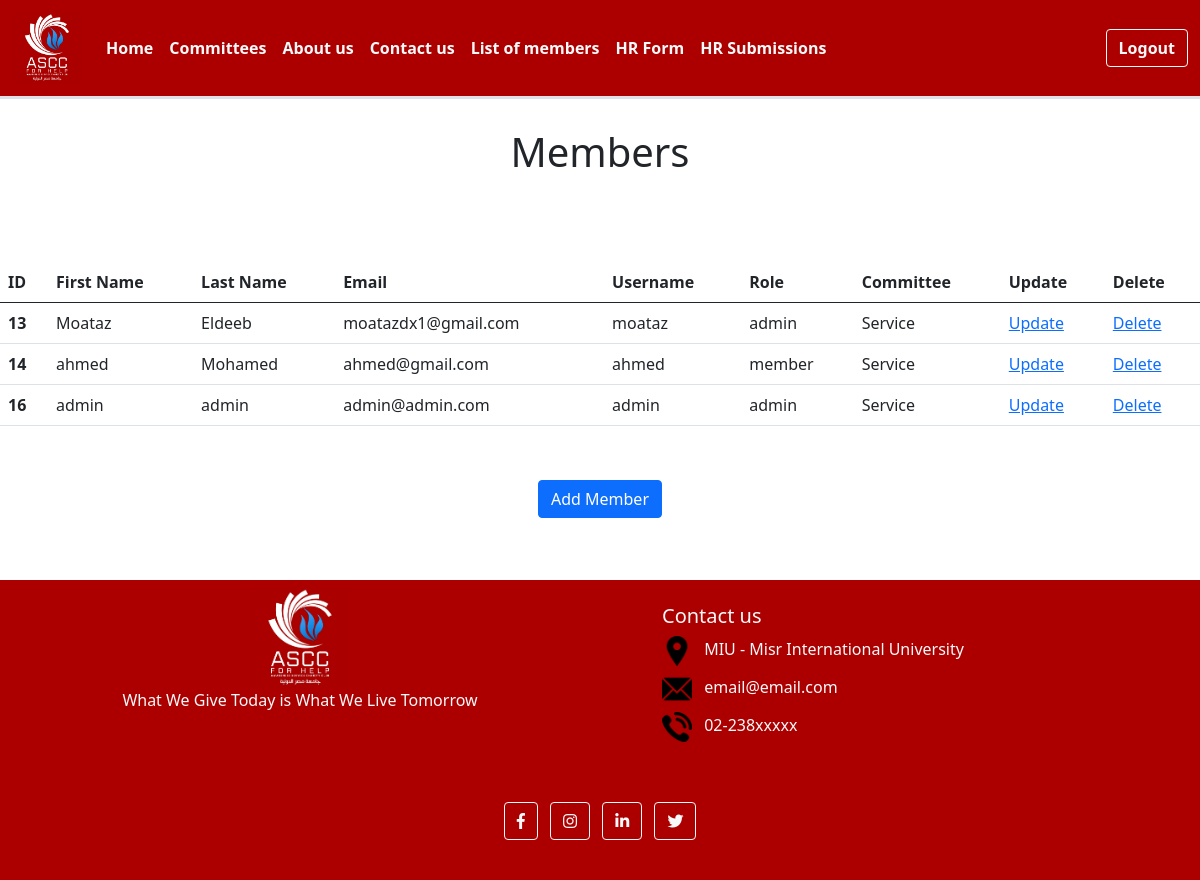
Page /list (signed in) on the earlier database version.
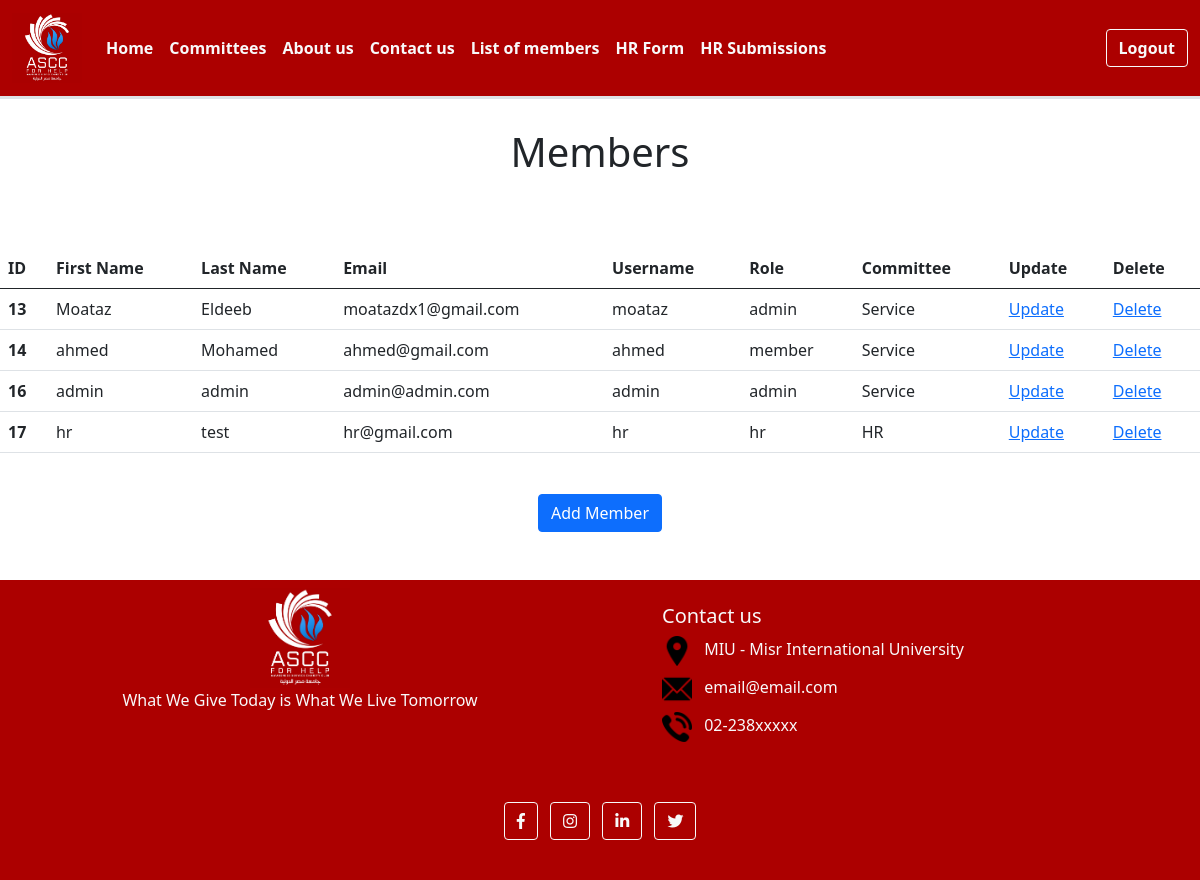
Same page on the later database version.
### Asec/models.py (models this page shows, shortened)
class User(AbstractUser):
    committeeId = models.ForeignKey("Committee", on_delete=models.CASCADE)
    roleId = models.ForeignKey("Role", on_delete=models.CASCADE)

class Role(models.Model):
    name = models.CharField(max_length=20)
    urlId = models.ManyToManyField("Urls")

class Committee(models.Model):
    name = models.CharField(max_length=30)
    description = models.CharField(max_length=255)
    photo = models.CharField(max_length=30)
    headId = models.ForeignKey("User", on_delete=models.CASCADE)

### Asec/views.py (the view)
# urls.py: path("list",views.list_members,name="list"),
def list_members(request):
    if is_allowed(request,'list'):
        members = User.objects.all()
        return render(request,"Admin/List_of_members.html",{"members": members})
    else:
        return HttpResponse("<h2>Page requires admin previliges</h2>")

### Asec/views.py (called while the page is built)
def is_allowed(request, urlName):
    if request.user.is_anonymous:
        return False
    else:
        roleId = Role.objects.get(id= request.user.roleId.pk)
        url = Urls.objects.get(name= urlName)
        return url.role_set.filter(pk=roleId.pk).exists()

### Asec/Templates/Admin/List_of_members.html
{% extends "General/layout.html" %}
{% block content %}
<h1 class="my-5 text-center">Members</h1>
<table class="table">
  <thead>
    <tr>
      <th scope="col">ID</th>
      <th scope="col">First Name</th>
      <th scope="col">Last Name</th>
      <th scope="col">Email</th>
      <th scope="col">Username</th>
      <th scope="col">Role</th>
      <th scope="col">Committee</th>
      <th scope="col">Update</th>
      <th scope="col">Delete</th>
    </tr>
  </thead>
  <tbody>
    {% for member in members%}
      <tr>
        <th scope="row">{{member.id}}</th>
        <td>{{member.first_name}}</td>
        <td>{{member.last_name}}</td>
        <td>{{member.email}}</td>
        <td>{{member.username}}</td>
        <td>{{member.roleId.name}}</td>
        <td>{{member.committeeId.name}}</td>
        <td><a href="update/{{ member.id }}">Update</a></td>
        <td><a href="delete/{{ member.id }}">Delete</a></td>
      </tr>
    {% endfor %}
  </tbody>
</table>
<div class="text-center text-light">
  <a class="btn btn-primary btn-block mb-4" href="/add"> Add Member</a>
</div>
{% endblock %}

Differences in the rows shown:
added User: id "17", first_name "hr", last_name "test", email "hr@gmail.com", username "hr", roleId.name "hr", committeeId.name "HR"
